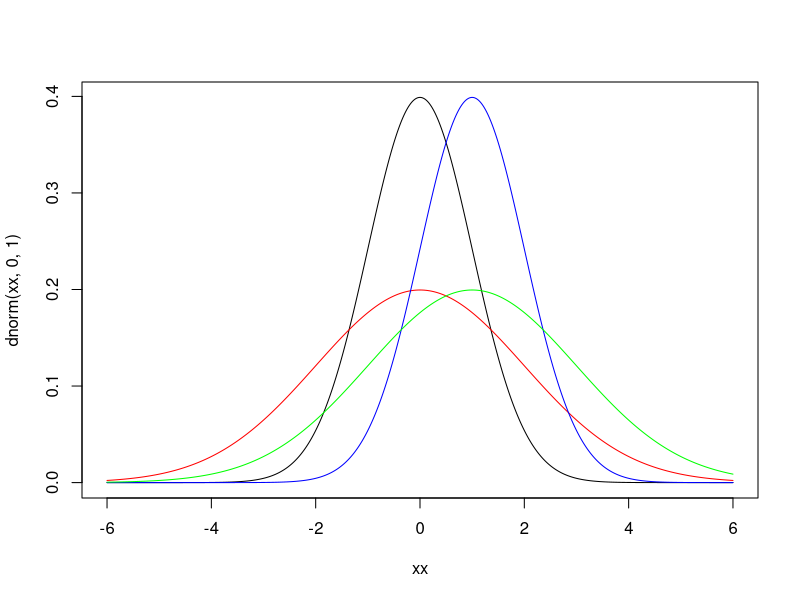
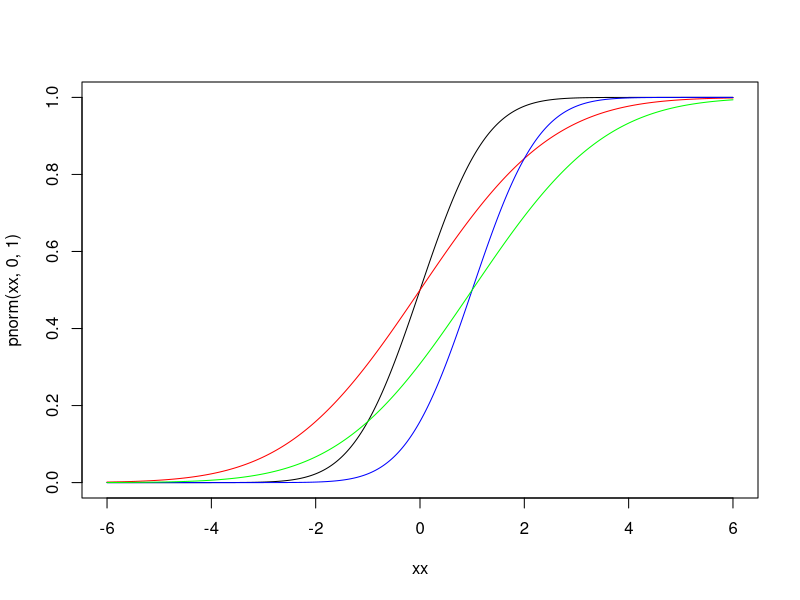
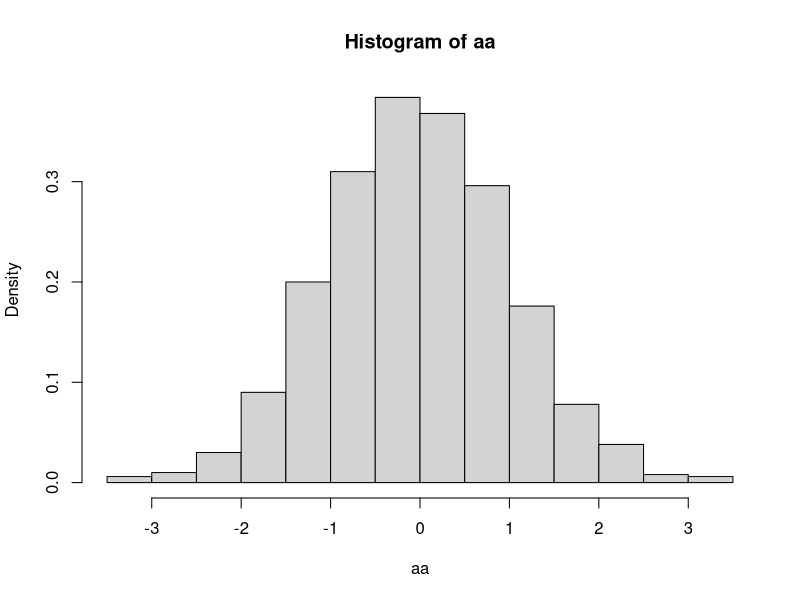
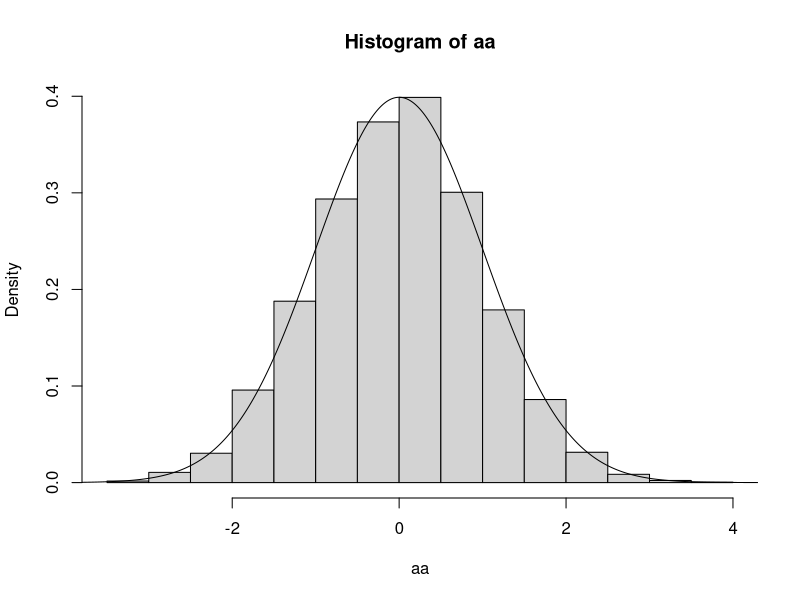
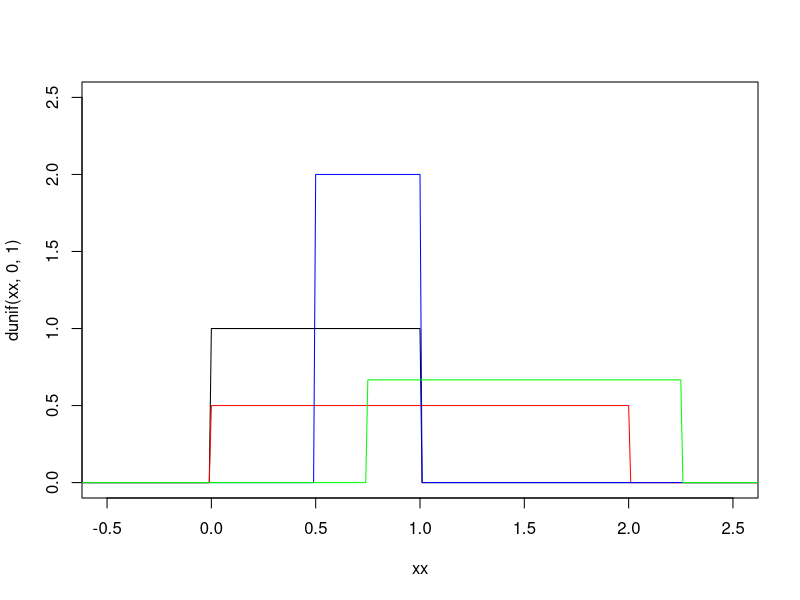
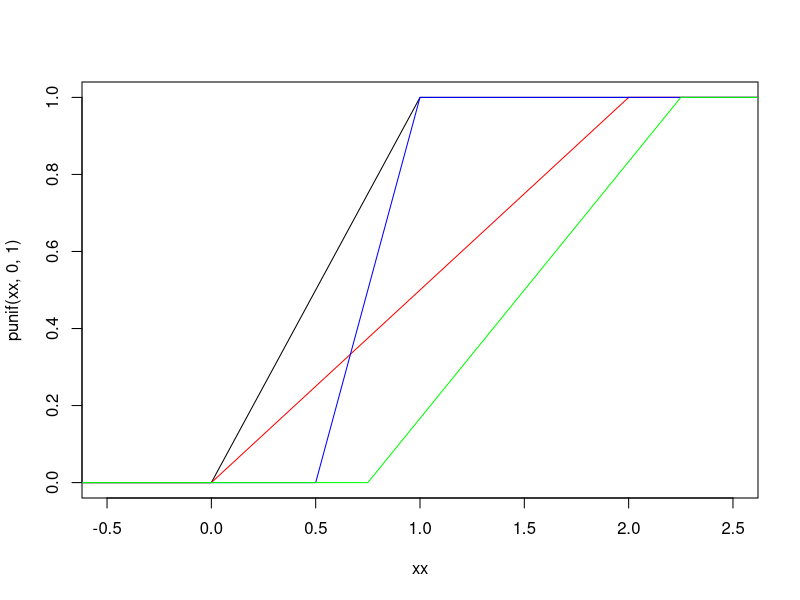
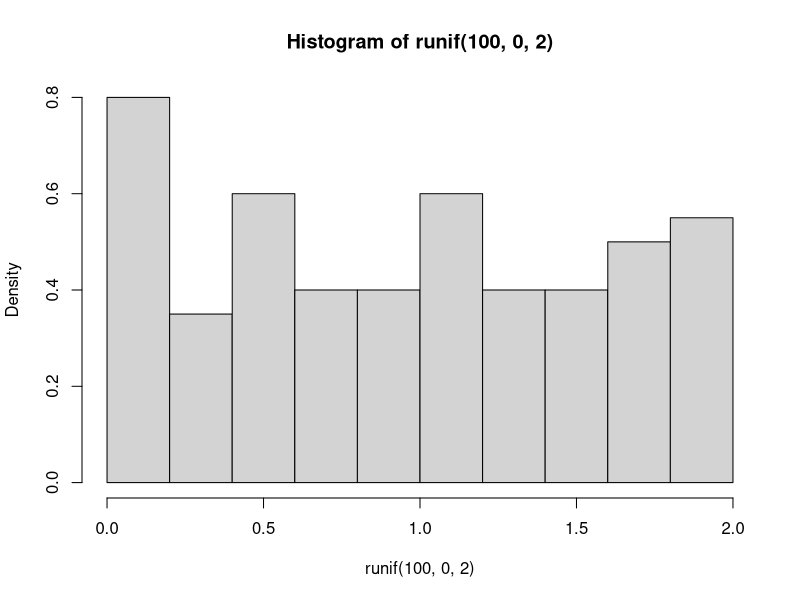
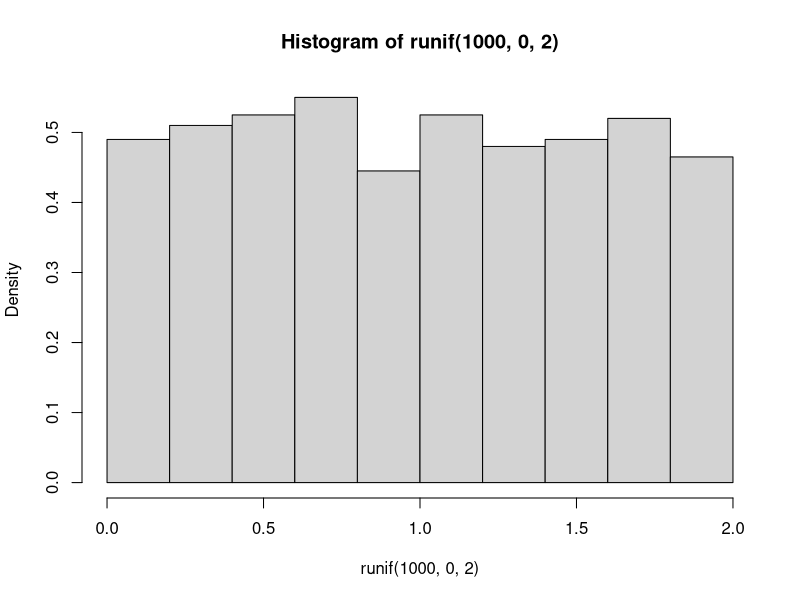

Recreate these plots in R, in order.
############################################

#   Goverment 50
#   Section 2 - Probability Distributions
#   February 14, 2008
#   
#   Prof: Adam Glynn
#   TF: Mike Kellermann

############################################

#   Goals for today:

#   1) Using the probability distributions in R

#   2) Simulating sampling distributions

#   3) Some examples

############################################

#   1) Using the probability distributions in R

#   One of the strengths of R is its functionality for working with 
#   probability distributions.  There are predefined functions for many
#   important families of distributions, including all of the ones that we 
#   will need in this course.  For each family of distributions, there are
#   four functions; we will illustrate this using the normal distribution, 
#   which is the most important of the continuous distributions.

#   A) The normal distribution

#   The normal distribution is continuous and symmetric, and is governed by
#   two parameters: the mean, which determines where the distribution is 
#   centered, and the standard deviation, which determines how spread out the 
#   distribution is.  

#   The most important member of the set of normal distributions is the 
#   "standard normal" distribution, which has mean 0 and standard deviation 1.

#   We can calculate the value of the density of a normal distribution at any 
#   point by using the dnorm() function.  For a continuous function, the density 
#   function has higher values in areas of higher probability, but the height of
#   the density at a number does not represent the probability of obtaining that 
#   number:

dnorm(0, 0, 1)
dnorm(1, 0, 1)
dnorm(0, 0, .1)

#   Since probability is the area under the density curve, it is often useful 
#   to plot the density of a distribution that you are working with.  To do that 
#   in R, you first need to create a set of points at which to evaluate the density.
#   Then you can plot (using type="l") as an option, as follows:

xx <- -600:600/100
plot(xx, dnorm(xx, 0, 1), type="l")
lines(xx, dnorm(xx, 0, 2), col="red")
lines(xx, dnorm(xx, 1, 1), col="blue")
lines(xx, dnorm(xx, 1, 2), col="green")

#   One of the nice things about the normal is that the center and spread of the 
#   distribution are independent; you can shift one without shifting the other.
#   This isn't always true.

#   In lecture, we also talked about the cumulative distribution function for a 
#   random variable.  That is, for a point xx, what is the probability that the 
#   random variable is less than xx.  The CDF is an increasing function (why?) and
#   is bounded between 0 and 1.

#   You can calculate the CDF of a random variable in R:

pnorm(0, 0, 1)
pnorm(1, 0, 1)
pnorm(0, 0, .1)

#   You may also want to plot the CDF:

xx <- -600:600/100
plot(xx, pnorm(xx, 0, 1), type="l")
lines(xx, pnorm(xx, 0, 2), col="red")
lines(xx, pnorm(xx, 1, 1), col="blue")
lines(xx, pnorm(xx, 1, 2), col="green")

#   CDFs are most useful for calculating the probability that the RV falls within
#   some interval.  What is the probability that a draw from a standard normal
#   variable is between -1 and 1?   -2 and 2?

pnorm(1, 0, 1) - pnorm(-1, 0, 1)
pnorm(2, 0, 1) - pnorm(-2, 0, 1)

#   A third set of functions is the inverse of the CDF, or the quantile function.
#   This asks the question, "where do I have to be on the scale of the random 
#   variable so that xx % of the draws are smaller than that value?

qnorm(.975, 0, 1)
qnorm(.2, 0, 1)

#   Obviously, xx has to be between 0 and 1.
#   qnorm() and pnorm() are inverses of each other.

xx <- c(1,2,3,4,5)
qnorm(pnorm(xx, 0, 1))

#   Finally, the fourth function associated with the normal distribution is rnorm.
#   This function generates random draws from the normal distribution with paramenters
#   that you specify.  The first argument is the number of draws to take, the 
#   second is the mean, and the third is the standard deviation.

aa <- rnorm(1000, 0, 1)
hist(aa, freq=FALSE)
aa <- rnorm(10000, 0, 1)
hist(aa, freq=FALSE)
xx <- -600:600/100
lines(xx, dnorm(xx, 0, 1))

#
#   B) The uniform distribution

#   Another common continuous distribution is the uniform distribution, in which
#   the density is flat over some interval.  The functions in R follow the same 
#   form, but instead of setting the mean and variance, they set the lower and 
#   upper bounds of the uniform.

#   dunif() isn't very interesting, since it is the same for all values in the 
#   range.  We can still look at a few uniform distributions, however:

xx <- -600:600/100
plot(xx, dunif(xx, 0, 1), type="l", ylim=c(0, 2.5), xlim=c(-.5, 2.5))
lines(xx, dunif(xx, 0, 2), col="red")
lines(xx, dunif(xx, .5, 1), col="blue")
lines(xx, dunif(xx, .75, 2.25), col="green")

#   We can also look at the CDFs; these will all be straight lines with slope 
#   equal to 1/(b-a), where b and a define the interval.

plot(xx, punif(xx, 0, 1), type="l", ylim=c(0, 1), xlim=c(-.5, 2.5))
lines(xx, punif(xx, 0, 2), col="red")
lines(xx, punif(xx, .5, 1), col="blue")
lines(xx, punif(xx, .75, 2.25), col="green")

#   The uniform distribution is probably used most often to generate random
#   numbers:

hist(runif(100,0, 2), freq=FALSE)
hist(runif(1000,0, 2), freq=FALSE)
hist(runif(10000,0, 2), freq=FALSE)


#   C)  Two important (and related) discrete distributions: the Bernoulli 
#   and the binomial

#   When you have binary data (anything that can be thought of as zero or one),
#   it is usual to model that as a Bernoulli random variable.  This assumes that 
#   you get 1 with probability p and 0 with probability (1-p).  Imagine you did 
#   this n times; what would the distribution of the sum of those Bernoulli random
#   variables be?  You know that it can take on discrete values representing the 
#   number of successes: 0 sucesses, 1 sucess, 2 sucesses, etc., up through n 
#   sucesses.  A random variable with this distribution is known as a binomial 
#   RV with parameters n (the number of trials) and p (the probability of success).
#   Since a Bernoulli is a binomial with n=1 and p=p, there is only one set of 
#   functions in R for these two random variables.

#   Notice that, because these are discrete variables, dbinom gives you the 
#   probability mass function, not the density.

dbinom(0,size=1,p=.4)
dbinom(1,size=1,p=.4)
 
pbinom(0, size=1, p=.4)
pbinom(1, size=1, p=.4)

#   Again, this may be the most useful for generating Bernoulli random variables.
#   Let's say that I want 1000 Bernoulli RVs with probability 2/3:

yy <- rbinom(1000, size=1, p=2/3)
mean(yy)
hist(yy)



#   2) Simulating a sampling distribution

#   In the example from lecture, we had two independent uniformly distributed 
#   random variables:

#   X ~ Unif(0,100)
#   Y ~ Unif(0,100)

#   We wanted to find the sampling distribution of W = X - Y

#   How can we take one sample from the sampling distribution of W?

ww <- runif(1, 0, 100) - runif(1, 0, 100)
ww

#   To simulate the sampling distribution, we need to do this over 
#   and over again.  Fortunately, there is an easy way to do this 
#   in R using the replicate() function.

ww.sampling <- replicate(1000, runif(1, 0, 100) - runif(1, 0, 100))

#   This function takes two arguments.  The first argument is the number 
#   of times you want to sample from the sampling distribution.  The second 
#   argument is the statistic that you are trying to sample.  In this case,
#   it is the difference between two uniform random variables.

hist(ww.sampling, freq=F)

#   If we ask you to create a sampling distribution on the homework, here is 
#   a simple process to follow:
#   1) Write code that will give you one draw from the sampling distribution.
#      This will generally involve generating some random data and calculating
#      a statistic from it.
#   2) Wrap that data in the replicate function and decide how many draws that 
#      you want to take.  Save the output as an object.
#   3) Summarize the sampling distribution by calculating statistics or plotting
#      graphs of the samples you generated in (2)

#   As an example, what if we asked you to take 10000 draws from the sampling 
#   distribution for the median of 100 points drawn from a standard normal 
#   distribution?

#   1) Write code that will give you one draw from the sampling distribution.
#      This will generally involve generating some random data and calculating
#      a statistic from it.

median(rnorm(n=100, 0, 1))

#   2) Wrap that data in the replicate function and decide how many draws that 
#      you want to take.  Save the output as an object.

std.median <- replicate(10000, median(rnorm(n=100, 0, 1)))

#   3) Summarize the sampling distribution by calculating statistics or plotting
#      graphs of the samples you generated in (2)

hist(std.median, freq=F, xlim=c(-3,3))
lines(xx, dnorm(xx))
mean(std.median)


#   3) An example: maximum wind speeds (or why you shouldn't live in Florida)

#   In hurricanes, most of the damage due to wind is a function of the maximum 
#   wind speed that is experienced by an area, not by the length of the exposure.
#   So, it is useful to know what the highest wind speed is that you are likely
#   to get in a certain period of time.

#   Let's assume for the sake of argument that the daily maximum wind speed in 
#   a certain part of Florida is independent and identically distributed 
#   according to a exponential distribution
#   with parameter 1/10 (you don't need to know about the exponential distribution,
#   but it works well for this example).
#   First, some questions:
#   1)  What does the distribution of daily max wind speeds look like?

plot(0:2000/10, dexp(0:2000/10, 1/10), type = "l")

#   2)  Estimate the mean daily maximum wind speed:

mean(rexp(10000, 1/10))

#   OK, so the mean daily maximum wind speed doesn't seem so bad.  But what is 
#   the mean maximum wind speed over the course of a year?  Here is one realization:

years <- 1
xx <- max(rexp(365*years, 1/10))
xx

##  Now, what if we want the sampling distribution for the maximum wind speed during
##  a year?  We need to simulate lots and lots of years.

sims <- 1000
years <- 1
sample.max1 <- replicate(sims, max(rexp(365*years, 1/10)))

hist(sample.max1)
mean(sample.max1)

#   So that's still not so bad; what is the probability that you will experience
#   hurricance force winds over the course of a year?

mean(sample.max1 >= 75)

#   So, appox. a 1 in 5 chance of getting a hurricane.  Not great, but not terrible.
#   Most people don't live in Florida for just a year.  What about 10 years?

years <- 10
sims <- 1000
sample.max10 <- replicate(sims,  max(rexp(365*years, 1/10)))
mean(sample.max10)

mean(sample.max10 >= 75)

#   How about 100 years? (This may take a while)

years <- 100
sims <- 1000
sample.max100 <- replicate(sims,  max(rexp(365*years, 1/10)))
mean(sample.max100)

mean(sample.max100 >= 75)
mean(sample.max100 >= 130)
